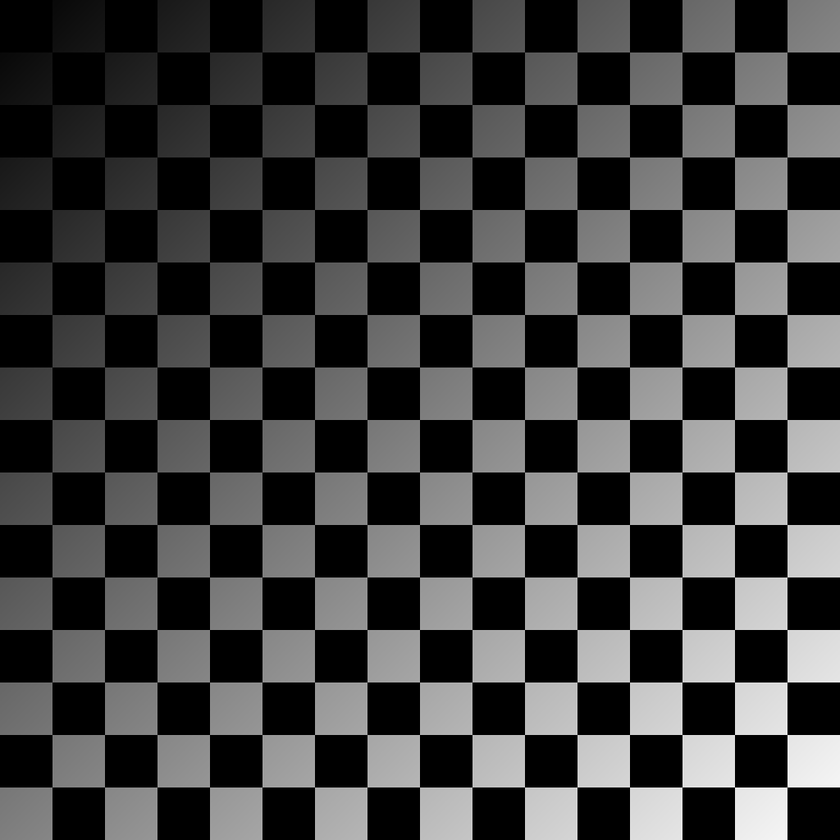
#> input picture DIP/HW2/479632_checkerboard1024-shaded.tif, 840 x 840 px, shrunk from 1024 x 1024 before the run
$ python dip_hw2_shading.py
#> lines starting #> are read from the running program, lines starting #| are printed output that depends on the picture
import cv2
import numpy as np
import matplotlib.pyplot as plt
from numpy.fft import fft2, ifft2
from numpy.lib.function_base import sinc

def imgfilter2D(img, filter, ratio):
    img_x, img_y = img.shape
    filter_x, filter_y = filter.shape
    result_mtx = np.zeros(((img_x - filter_x + 1), (img_y - filter_y + 1)))
    for i in range(result_mtx.shape[0]):
        for j in range(result_mtx.shape[1]):
            result_mtx[i][j] = np.abs(np.sum(img[i:i + filter_x, j:j + filter_y] * filter) / ratio)
    return result_mtx.astype('uint8').reshape(result_mtx.shape[0], result_mtx.shape[1])

def low_pass_filter(dia, img_shape):
    filter = np.zeros(img_shape[:2])
    img_x, img_y = filter.shape
    center = (img_x//2, img_y//2)
    for x_loc in range(img_x):
        for y_loc in range(img_y):
            if dia > ((x_loc-center[0])**2 + (y_loc-center[1])**2)**0.5:
                filter[x_loc][y_loc] = 1
    return filter

def low_pass_gaussian_filter(filter_size, sigma, img_shape):
    filter = np.zeros(img_shape[:2])
    img_x, img_y = filter.shape
    center = (img_x//2, img_y//2)
    for x_loc in range(img_x):
        for y_loc in range(img_y):
            dist_x_center = x_loc-center[0]
            dist_y_center = y_loc-center[1]
            if (filter_size > abs(dist_x_center)) & (filter_size > abs(dist_y_center)):
                r_sqr = ((dist_x_center)**2 + (dist_y_center)**2)
                filter[x_loc][y_loc] = np.exp(-r_sqr/(2*(sigma**2)))
    return filter
def gaussian_filter(filter_size, sigma):
    filter = np.zeros((filter_size, filter_size))
    img_x, img_y = filter.shape
    center = (img_x//2, img_y//2)
    for x_loc in range(img_x):
        for y_loc in range(img_y):
            dist_x_center = x_loc-center[0]
            dist_y_center = y_loc-center[1]
            r_sqr = ((dist_x_center)**2 + (dist_y_center)**2)
            filter[x_loc][y_loc] = np.exp(-r_sqr/(2*(sigma**2)))
    return filter

def rever_fft_with_filter(fftshift_img, filter_size, sigma=None):
    if sigma == None:
        passfilter_fftshift_img = fftshift_img * low_pass_filter(filter_size, (fftshift_img.shape))
    else:
        passfilter_fftshift_img = fftshift_img * low_pass_gaussian_filter(filter_size, sigma, (fftshift_img.shape))
    passfilter_ifftshift_img = np.fft.ifftshift(passfilter_fftshift_img)
    passfilter_img = np.fft.ifft2(passfilter_ifftshift_img)
    return passfilter_img

img=cv2.imread("479632_checkerboard1024-shaded.tif", cv2.IMREAD_GRAYSCALE)
#> img is the input picture: shape (840, 840); min 0, max 255, mean 63.4
# [6 lines of commented-out code are left out]

fft_img = np.fft.fft2(img)
fftshift_img = np.fft.fftshift(fft_img)
low_pass_8 = np.abs(rever_fft_with_filter(fftshift_img, 8))
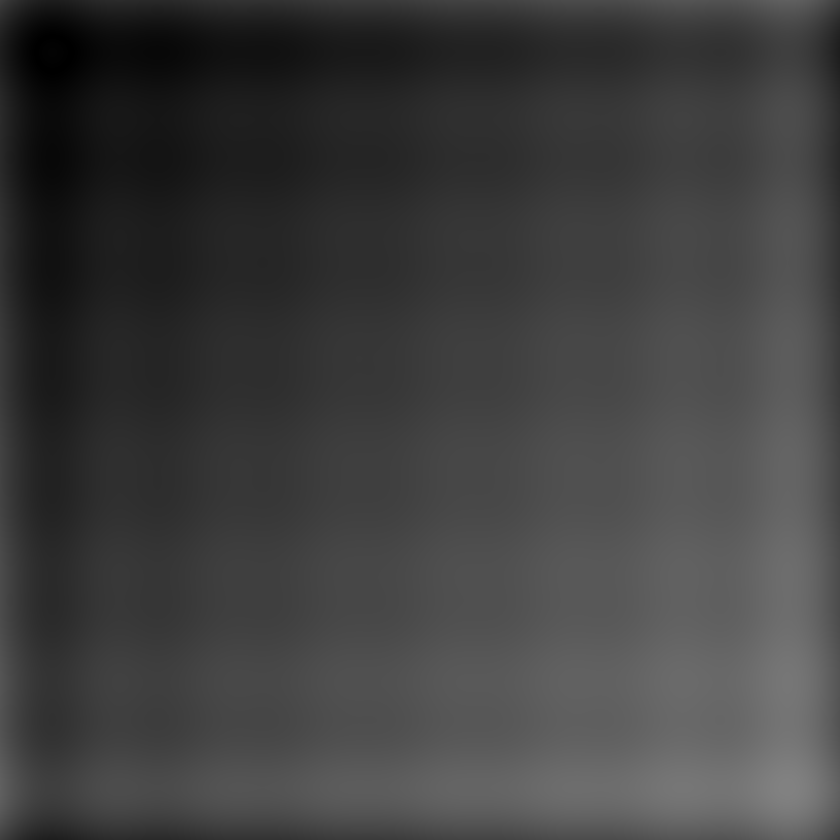
#> low_pass_8: shape (840, 840) float64; min 0.00266, max 129.9, mean 63.4
low_pass_img = np.clip(np.abs(rever_fft_with_filter(fftshift_img, 8, 4)), 0, 255)
process_img = (img/low_pass_img).astype("uint8")
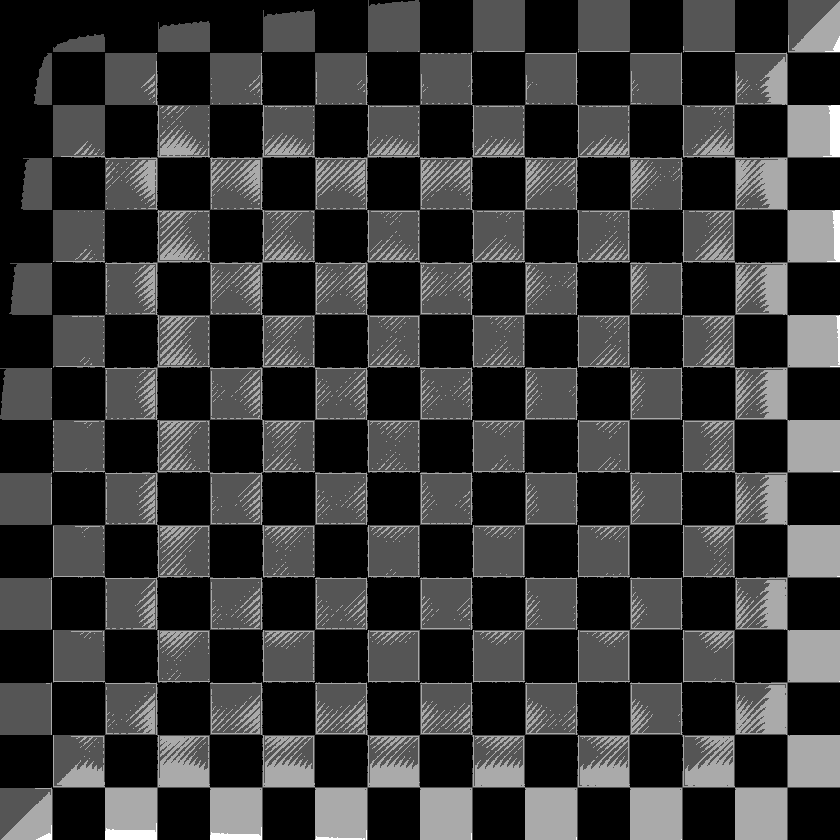
#> process_img: shape (840, 840); min 0, max 3, mean 0.633; drawn with min black and max white
plt.imshow(low_pass_img, "gray")
plt.show()
plt.imshow(process_img, "gray")
plt.show()


# [16 lines of commented-out code are left out]
